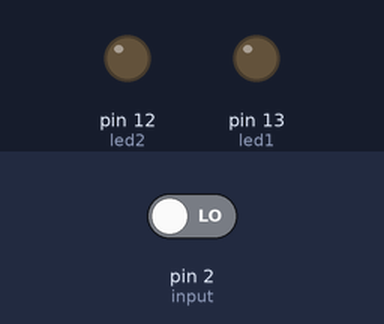
Recording of a sketch running on a simulated Arduino Uno, built with avr-gcc and run on an emulated ATmega328P. Parts: output pins drawn as LEDs (lit = HIGH). The test bench sets the inputs (shaded band); at power-on: pin 2 (input) LOW. Sleep ends after the set time or at an interrupt.

Above: at 1.7 s.
1.8 s: pin 2 (input) driven HIGH
At 1.92 s:
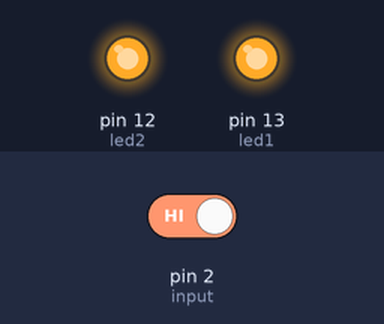
At 2.9 s:
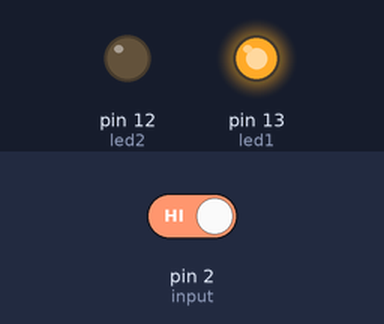
3.5 s: pin 2 (input) driven LOW
At 3.62 s:
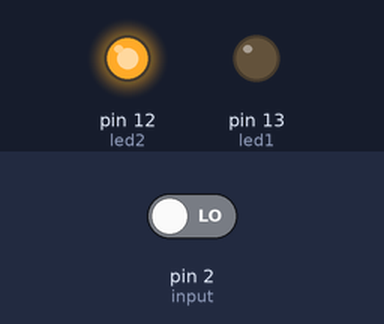
Timing chart, 0 to 6.5 s (numbered marks = the images above; inputs shaded):
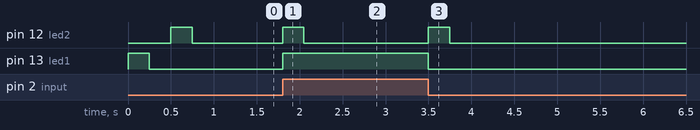

The sketch:

blink_led.ino
```cpp
#include <avr/sleep.h>

int led1 = 13;
int led2 = 12;
int input = 2;

int blink_delay = 250;

void setup() {
  pinMode(led1, OUTPUT);
  pinMode(led2, OUTPUT);
  pinMode(input, INPUT);

  digitalWrite(led1, HIGH);
  delay(blink_delay);
  digitalWrite(led1, LOW);
  delay(blink_delay);

  set_sleep_mode(SLEEP_MODE_PWR_DOWN);
}

void blink(){
  int d = digitalRead(input);
  digitalWrite(led1, d);
}

void loop() {
  attachInterrupt(0, blink, CHANGE);

  digitalWrite(led2, HIGH);
  delay(blink_delay);
  digitalWrite(led2, LOW);
  delay(blink_delay);

  sleep_enable();
  sleep_cpu();
}
```

Measured:
- after the input at 1.8 s, pin 12 (led2): LOW → HIGH at once, → LOW 0.25 s later; pin 13 (led1): LOW → HIGH at once
- after the input at 3.5 s, pin 12 (led2): LOW → HIGH at once, → LOW 0.25 s later; pin 13 (led1): HIGH → LOW at once
